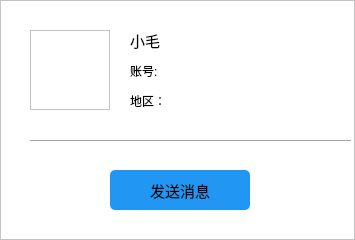
<?xml version="1.0" encoding="UTF-8"?>
<ui version="4.0">
 <class>myselfinfoWidget</class>
 <widget class="QWidget" name="myselfinfoWidget">
  <property name="geometry">
   <rect>
    <x>0</x>
    <y>0</y>
    <width>355</width>
    <height>240</height>
   </rect>
  </property>
  <property name="windowTitle">
   <string>Form</string>
  </property>
  <widget class="QLabel" name="label_2">
   <property name="geometry">
    <rect>
     <x>30</x>
     <y>140</y>
     <width>321</width>
     <height>1</height>
    </rect>
   </property>
   <property name="styleSheet">
    <string notr="true">background-color: rgb(165, 165, 165);</string>
   </property>
   <property name="text">
    <string/>
   </property>
  </widget>
  <widget class="QLabel" name="myselfinfo_head_label">
   <property name="geometry">
    <rect>
     <x>30</x>
     <y>30</y>
     <width>80</width>
     <height>80</height>
    </rect>
   </property>
   <property name="styleSheet">
    <string notr="true">border:1px solid;
border-color: rgb(195, 195, 195);</string>
   </property>
   <property name="frameShape">
    <enum>QFrame::Box</enum>
   </property>
   <property name="text">
    <string/>
   </property>
   <property name="pixmap">
    <pixmap resource="../img.qrc">:/chat/man.svg</pixmap>
   </property>
   <property name="scaledContents">
    <bool>true</bool>
   </property>
  </widget>
  <widget class="QLabel" name="myselfinfo_chatname_label">
   <property name="geometry">
    <rect>
     <x>130</x>
     <y>20</y>
     <width>161</width>
     <height>41</height>
    </rect>
   </property>
   <property name="font">
    <font>
     <pointsize>11</pointsize>
    </font>
   </property>
   <property name="text">
    <string>小毛</string>
   </property>
  </widget>
  <widget class="QPushButton" name="myselfinfo_sendmsg_btn">
   <property name="geometry">
    <rect>
     <x>110</x>
     <y>170</y>
     <width>140</width>
     <height>40</height>
    </rect>
   </property>
   <property name="font">
    <font>
     <pointsize>11</pointsize>
    </font>
   </property>
   <property name="styleSheet">
    <string notr="true">background-color: rgb(33, 150, 243);
border:0px;
border-radius:5px

</string>
   </property>
   <property name="text">
    <string>发送消息</string>
   </property>
  </widget>
  <widget class="QLabel" name="label">
   <property name="geometry">
    <rect>
     <x>0</x>
     <y>0</y>
     <width>355</width>
     <height>240</height>
    </rect>
   </property>
   <property name="styleSheet">
    <string notr="true">border:1px solid;
border-color: rgb(195, 195, 195);
background-color: rgb(255, 255, 255);</string>
   </property>
   <property name="frameShadow">
    <enum>QFrame::Raised</enum>
   </property>
   <property name="text">
    <string/>
   </property>
  </widget>
  <widget class="QLabel" name="myselfinfo_userid">
   <property name="geometry">
    <rect>
     <x>175</x>
     <y>60</y>
     <width>121</width>
     <height>21</height>
    </rect>
   </property>
   <property name="text">
    <string/>
   </property>
  </widget>
  <widget class="QLabel" name="myselfinfo_address">
   <property name="geometry">
    <rect>
     <x>175</x>
     <y>90</y>
     <width>121</width>
     <height>21</height>
    </rect>
   </property>
   <property name="text">
    <string/>
   </property>
  </widget>
  <widget class="QLabel" name="myselfinfo_userid_2">
   <property name="geometry">
    <rect>
     <x>130</x>
     <y>60</y>
     <width>35</width>
     <height>21</height>
    </rect>
   </property>
   <property name="text">
    <string>账号:</string>
   </property>
  </widget>
  <widget class="QLabel" name="myselfinfo_userid_3">
   <property name="geometry">
    <rect>
     <x>130</x>
     <y>90</y>
     <width>35</width>
     <height>21</height>
    </rect>
   </property>
   <property name="text">
    <string>地区：</string>
   </property>
  </widget>
  <zorder>label</zorder>
  <zorder>label_2</zorder>
  <zorder>myselfinfo_head_label</zorder>
  <zorder>myselfinfo_chatname_label</zorder>
  <zorder>myselfinfo_sendmsg_btn</zorder>
  <zorder>myselfinfo_userid</zorder>
  <zorder>myselfinfo_address</zorder>
  <zorder>myselfinfo_userid_2</zorder>
  <zorder>myselfinfo_userid_3</zorder>
 </widget>
 <resources>
  <include location="../img.qrc"/>
 </resources>
 <connections/>
</ui>
